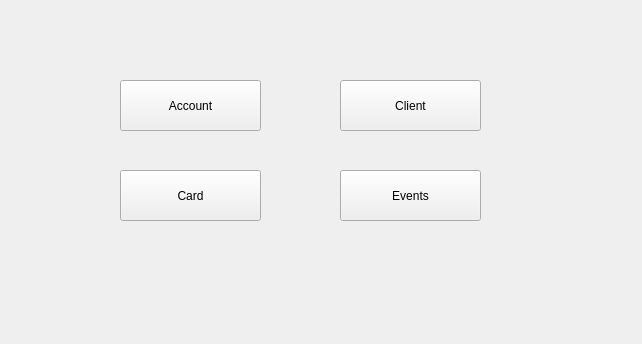
<?xml version="1.0" encoding="UTF-8"?>
<ui version="4.0">
 <class>BankMenu</class>
 <widget class="QWidget" name="BankMenu">
  <property name="geometry">
   <rect>
    <x>0</x>
    <y>0</y>
    <width>642</width>
    <height>344</height>
   </rect>
  </property>
  <property name="windowTitle">
   <string>Form</string>
  </property>
  <widget class="QLabel" name="labelBankInfo">
   <property name="geometry">
    <rect>
     <x>120</x>
     <y>40</y>
     <width>191</width>
     <height>31</height>
    </rect>
   </property>
   <property name="text">
    <string/>
   </property>
  </widget>
  <widget class="QPushButton" name="btnAccount">
   <property name="geometry">
    <rect>
     <x>120</x>
     <y>80</y>
     <width>141</width>
     <height>51</height>
    </rect>
   </property>
   <property name="text">
    <string>Account</string>
   </property>
  </widget>
  <widget class="QPushButton" name="btnClient">
   <property name="geometry">
    <rect>
     <x>340</x>
     <y>80</y>
     <width>141</width>
     <height>51</height>
    </rect>
   </property>
   <property name="text">
    <string>Client</string>
   </property>
  </widget>
  <widget class="QPushButton" name="btnCard">
   <property name="geometry">
    <rect>
     <x>120</x>
     <y>170</y>
     <width>141</width>
     <height>51</height>
    </rect>
   </property>
   <property name="text">
    <string>Card</string>
   </property>
  </widget>
  <widget class="QPushButton" name="btnEvents">
   <property name="geometry">
    <rect>
     <x>340</x>
     <y>170</y>
     <width>141</width>
     <height>51</height>
    </rect>
   </property>
   <property name="text">
    <string>Events</string>
   </property>
  </widget>
 </widget>
 <resources/>
 <connections/>
</ui>
